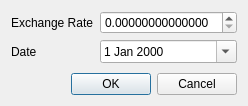
<?xml version="1.0" encoding="UTF-8"?>
<ui version="4.0">
 <class>SetExchangeRateDialog</class>
 <widget class="QDialog" name="SetExchangeRateDialog">
  <property name="windowModality">
   <enum>Qt::WindowModal</enum>
  </property>
  <property name="geometry">
   <rect>
    <x>0</x>
    <y>0</y>
    <width>229</width>
    <height>106</height>
   </rect>
  </property>
  <property name="windowTitle">
   <string>Set Exchange Rate</string>
  </property>
  <property name="locale">
   <locale language="English" country="UnitedKingdom"/>
  </property>
  <layout class="QVBoxLayout" name="verticalLayout">
   <item>
    <layout class="QFormLayout" name="formLayout">
     <item row="0" column="0">
      <widget class="QLabel" name="exchangeRateLabel">
       <property name="text">
        <string>Exchange Rate</string>
       </property>
      </widget>
     </item>
     <item row="1" column="0">
      <widget class="QLabel" name="dateLabel">
       <property name="text">
        <string>Date</string>
       </property>
      </widget>
     </item>
     <item row="0" column="1">
      <widget class="QDoubleSpinBox" name="exchangeRateDoubleSpinBox">
       <property name="decimals">
        <number>14</number>
       </property>
      </widget>
     </item>
     <item row="1" column="1">
      <widget class="QDateEdit" name="dateEdit">
       <property name="calendarPopup">
        <bool>true</bool>
       </property>
      </widget>
     </item>
    </layout>
   </item>
   <item>
    <widget class="QDialogButtonBox" name="buttonBox">
     <property name="standardButtons">
      <set>QDialogButtonBox::Cancel|QDialogButtonBox::Ok</set>
     </property>
    </widget>
   </item>
  </layout>
 </widget>
 <resources/>
 <connections/>
</ui>
